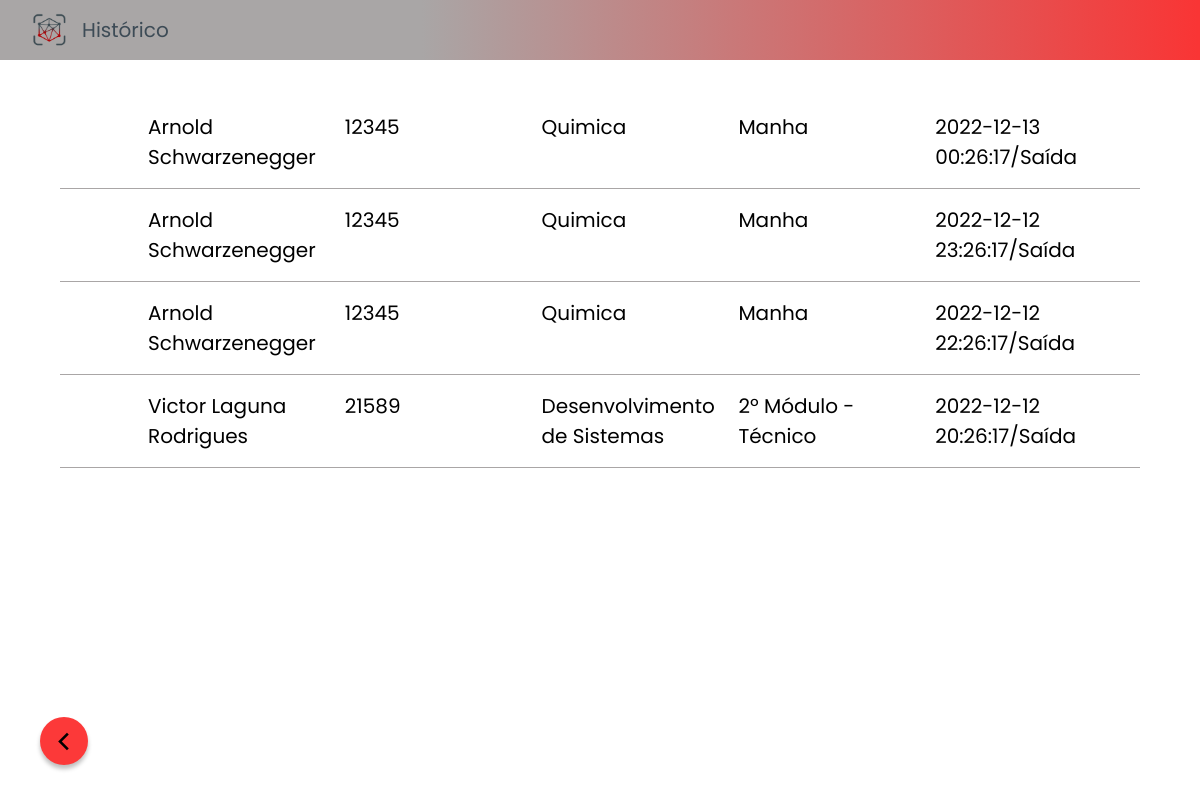
/view/registro.php (signed in), run on the app's committed database.
### tables this page shows
create table registro (
    rm int not null,
    entradaSaida datetime not null,
    foreign key(rm) references CadastroAluno(rm)
);

create table CadastroAluno(
    nome varchar(140) not null,
    rm int(5) not null primary key check (rm > 0 and rm <= 99999 or rm = 1 ),
    email varchar(100) not null unique key,
    curso varchar(50) not null,
    periodo varchar(50) not null,
    status varchar(10) not null default 'Ativo'
);

### model/DAO/RegistroDAO.php (called while the page is built, shortened)
<?php
class RegistroDAO{
    function pegarTodosRegistros(){
        $pdo = conectar();
        $resul = $pdo->query("select cadastroaluno.nome, cadastroaluno.rm, cadastroaluno.curso, cadastroaluno.periodo, registro.entradaSaida from CadastroAluno inner join registro on cadastroaluno.rm = registro.rm order by registro.entradaSaida Desc limit 500 ;");
        return ($resul);
    }
}

### model/Registros.php (called while the page is built)
<?php
include_once('DAO/RegistroDAO.php');
class Registro {
    function pegarTodosRegistros(){
        $registroDAO = new RegistroDAO();
        $res = $registroDAO->pegarTodosRegistros();
        return $res;
    }
}

### controller/RegistroController.php (the view, shortened to what this page needs)
<?php
    include('../model/Registros.php');
    class RegistroController {
        function pegarTodosRegistros(){
            $registro = new Registro();
            return $registro->pegarTodosRegistros();
        }
        function lista(){
            $lista = $this->pegarTodosRegistros();
            $a = $lista ->fetchAll(PDO::FETCH_NUM);
            foreach ($a as $coluna => $valor) {
                if ($valor[2] == 'ds') {
                    $a[$coluna][2] = "Desenvolvimento de Sistemas";
                }
            }
            foreach ($a as $coluna => $valor) {
                if ($valor[3] == 'seg-modulo') {
                    $a[$coluna][3] = "2º Módulo - Técnico";
                }
            }
            foreach($a as $itens){
                echo
                '<li class="registro">
                    <div class="nome">'. $itens[0] .'</div>
                    <div class="rm">'. $itens[1] .'</div>
                    <div class="periodo">'. $itens[2] .'</div>
                    <div class="curso">'. $itens[3] .'</div>
                    <div class="entradaSaida">'. $itens[4] .'/Saída</div>
                </li>';
            }
        }
    }

### view/registro.php (shortened to what this page needs)
<?php
    include ('../Controller/RegistroController.php');
    $registroController = new RegistroController();
?>
<!DOCTYPE html>
<html lang="en">
<head>
    <link rel="stylesheet" href="../assets/css/variaveis.css">
    <link rel="stylesheet" href="../assets/css/corpo.css">
    <link rel="stylesheet" href="../assets/css/header-cadastro.css">
    <link rel="stylesheet" href="../assets/css/historico.css">
    <link rel="stylesheet" href="../assets/fontes/PTSans-Regular.ttf">
</head>
<body>
    <header class="header-cadastro">
        <img src="../assets/imagens/logo_icon.png" alt="Logo Sistema Face ID" class="header-cadastro__image">
        <h1 class="header__title">Histórico</h1>
    </header>
    <main id="registroMain">
        <ol id="historico">
            <?php
                $registroController ->lista();
            ?>
        </ol>
    </main>
    <a href="faceid.php" target="_self">
        <button class="voltar">
            <span id="voltarIcon" class="material-symbols-outlined">
            </span>
        </button>
    </a>
</body>
</html>

### assets/css/variaveis.css (style rules this page uses)
:root { --cor-fundo:#D6D4E2; --vermelho:#F93535; --cor-botao-escuro:#3D4B56; --cor-fundo-icons:#A9A6A6; --cor-fundo-container:#7A7A7A; --fonte:'Poppins', sans-serif; }

### assets/css/corpo.css (style rules this page uses)
* { padding: 0; margin: 0; text-decoration: none; border: 0; border: none; box-sizing: border-box; font-family: var(--fonte); }
body { height: 100vh; }

### assets/css/header-cadastro.css (style rules this page uses)
.header-cadastro { background: linear-gradient(269.56deg, #F93535 0.25%, #A9A6A6 64.85%); width: 100%; height: 60px; position: relative; margin-bottom: 1rem; display: flex; align-items: center; padding: 0 2rem; gap: 1rem; }
.header-cadastro__image { width: 3%; }
.header__title { font-size: 20px; font-family: var(--fonte); font-weight: 400; color: var(--cor-botao-escuro); }

### assets/css/historico.css (style rules this page uses)
body { overflow-x: hidden; }
#registroMain { margin: 20px auto; width: 90vw; }
#historico { display: flex; flex-direction: column ; justify-content: center; padding:1rem 0; }
.registro { list-style: none; display: grid; grid-template-columns: repeat(5, 20%); gap: 0 1rem; border-bottom: 1px solid #A9A6A6; padding: 1rem 5.5rem; font-family: 'PT Sans', sans-serif; font-weight: 400; font-size: 20px ; }
.voltar { display: flex; align-items: center; justify-content: center; border-radius: 50%; background-color: rgb(252, 57, 57); box-shadow: 0px 4px 4px 0px #00000040; height: 48px; width: 48px; border-radius: 50%; transition: .4s all; position: fixed; bottom: 35px; left: 40px; }
#voltarIcon { font-size: 35px; }

### data on the page
registro: rm.nome "Arnold Schwarzenegger", rm.rm "12345", rm.curso "Quimica", rm.periodo "Manha", entradaSaida "2022-12-13 00:26:17"
registro: rm.nome "Arnold Schwarzenegger", rm.rm "12345", rm.curso "Quimica", rm.periodo "Manha", entradaSaida "2022-12-12 23:26:17"
registro: rm.nome "Arnold Schwarzenegger", rm.rm "12345", rm.curso "Quimica", rm.periodo "Manha", entradaSaida "2022-12-12 22:26:17"
registro: rm.nome "Victor Laguna Rodrigues", rm.rm "21589", itens "Desenvolvimento de Sistemas", itens "2º Módulo - Técnico", entradaSaida "2022-12-12 20:26:17"
